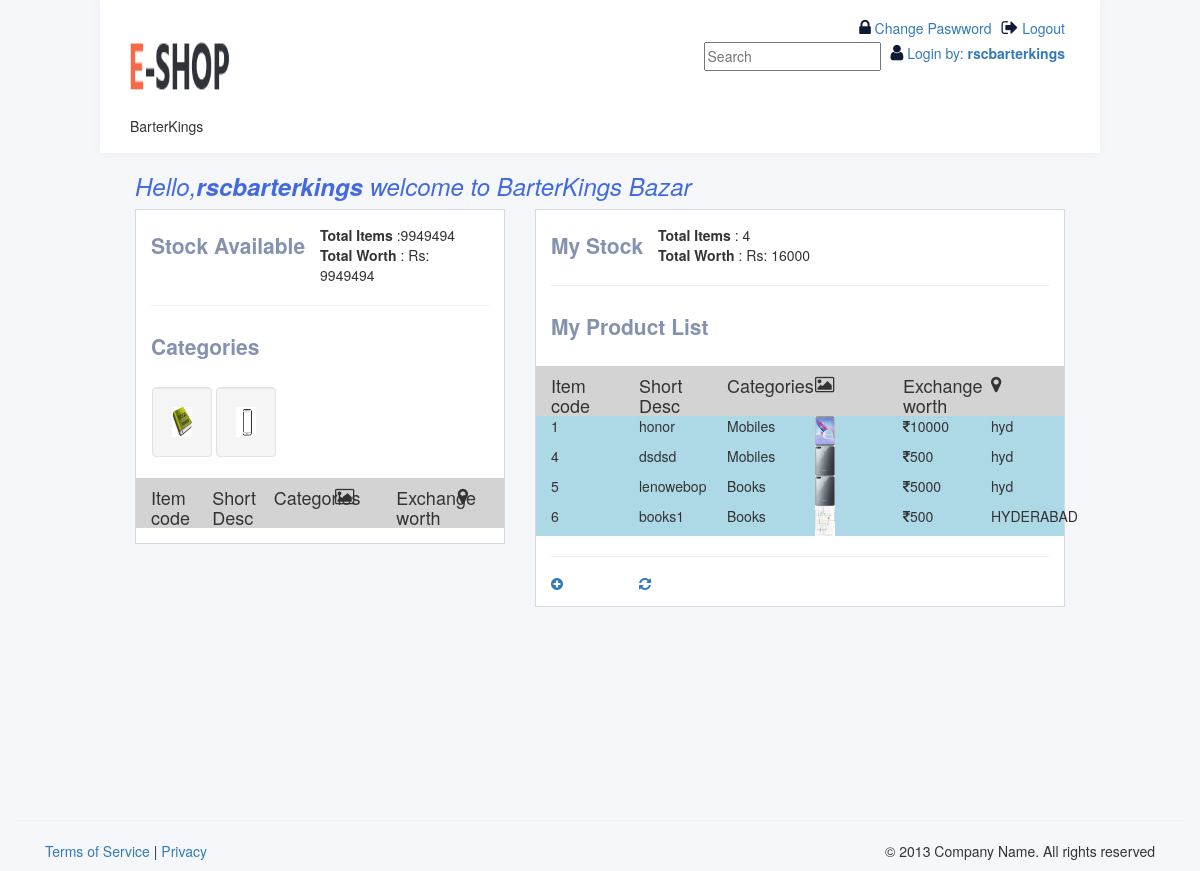
The page /myuserdashboard/ (signed in) on the database its author committed.
### categories/models.py (models this page shows, shortened)
class Category(models.Model):
    category_name = models.CharField(max_length=15, help_text='Category name')
    status = models.BooleanField(default=False)
    image = models.ImageField(upload_to='images')
    def __str__(self):
        return '{0}'.format(self.category_name)

class Items(models.Model):
    category = models.ForeignKey(Category)
    item_name = models.CharField(max_length=25, help_text='item short description')
    item_full_desc = models.CharField(max_length=200, help_text='item full description')
    price = models.PositiveIntegerField(help_text='Item price')
    location = models.CharField(max_length=50, help_text='Item location')
    months_used = models.PositiveSmallIntegerField(help_text='No of Years')
    years_used = models.PositiveSmallIntegerField(help_text='No of Months')
    itemuser = models.ForeignKey(User, null=True, blank=True)
    item_status = models.CharField(max_length=3, help_text='Current Item Status', choices=itemstatus_choice, default='A')
    item_image = models.ImageField(upload_to='myitems/', help_text='Upload item image 1',default='null')
    item_image2 = models.ImageField(upload_to='myitems/', help_text='Upload item image 2',default='null')

### home/views.py (the view)
# urls.py: url(r'myuserdashboard/', myuserdashboard ,name='myuserdashboard'),
@login_required
def myuserdashboard(request):
    cat = Category.objects.all()
    items = Items.objects.filter(itemuser=request.user)
    useritemscount = items.count()
    totcount = sum([tot.price for tot in items])
    heading = "My"
    return render(request, 'userdashboard.html',{'allcat':cat,'items':items,'useritemscount':useritemscount,'totcount':totcount,'heading':heading})

### templates/userdashboard.html (shortened to what this page needs)
<html>
<head>
</head>
{% load static %}
<link href="//maxcdn.bootstrapcdn.com/bootstrap/3.3.0/css/bootstrap.min.css" rel="stylesheet" id="bootstrap-css">
<link href="https://maxcdn.bootstrapcdn.com/font-awesome/4.6.3/css/font-awesome.min.css" rel="stylesheet">
<body class="home">
    <div class="container-fluid display-table">
        <div class="row display-table-row">
            <div class="col-md-10 col-sm-11 display-table-cell v-align">
                <div class="row">
                    <header>
                        <div class="col-md-7">
<img src="{% static 'admin/img/logo.png' %}" width='100' height='100'>
                   <div class="search hidden-xs hidden-sm">BarterKings
                            </div>
                        </div>
                        <div class="col-md-5">
                            <div class="header-rightside">
                                <ul class="list-inline header-top pull-right">
                                     <li><a href="{% url 'logout' %}"><i class="fa fa-sign-out"></i> Logout</a></li>
                                </ul>
                                <ul class="list-inline header-top pull-right">
                                     <li><a href="#"><i class="fa fa-lock"></i> Change Paswword</a></li>
                                </ul>
                                <ul class="list-inline header-top pull-right">
                                     <li><a href="#"><i class="fa fa-user"></i> Login by: <b>{{request.user}}</b></a></li>
                                </ul>
                                 <ul class="list-inline header-top pull-right">
                                   <li> <input type="text" placeholder="Search" id="search"></li>
                                 </ul>
                            </div>
                        </div>
                    </header>
                </div>
   <div class="user-dashboard">
                    <h3><i><font color='royalblue'>Hello,<b>{{request.user}}</b> welcome to BarterKings Bazar</font></i></h3>
                    <div class="row">
                        <div class="col-md-5 col-sm-5 col-xs-12 gutter">
                            <div class="sales">
                               <h2>Stock Available</h2>
                                <div  class="row">
                                                <div class="col-md-6">
                                                        <div class="countst">
                                                               <b>Total Items</b> :{%if useritemscount_cat%} {{useritemscount_cat}}{%else%}9949494{%endif%}
                                                        </div>
                                                </div>
                                                <div class="col-md-6">
                                                        <div class="countst">
                                                                <b>Total Worth</b> : Rs: {%if totcount_cat%} {{totcount_cat}}{%else%}9949494{%endif%}
                                                        </div>
                                                </div>
                                </div>
                                <hr>
                                <h2>Categories</h2><br><br><br>
                                <ul class="nav nav-pills">
                                {% for category in allcat %}
                                        <li style="padding: 1px;" class="catli">
                                                <div class="well">
                                                        <a href="{% url 'myuserdashboard_withargument' category.id %}"><img class="img img-thumbnails" width="20" height="30" src="{{ category.image.url }}" title="{{ category.category_name }}"></a>
                                                </div>
                                        </li>
                                {% endfor %}
                                </ul>
                             <div style="background-color: lightgrey;" class="row">
                                      <h4>  <div class="col-md-2 st"> Item code</div>
                                        <div class="col-md-2 st">Short Desc</div>
                                        <div class="col-md-2 st">Categories</div>
                                        <div class="col-md-2 st"><i class="fa fa-picture-o"></i></div>
                                        <div class="col-md-2 st">Exchange worth</div>
                                        <div class="col-md-2 st"><i class="fa fa-map-marker"></i></div>
                                        </h4>
                                </div>
                           </div>
                        </div>
                        <div class="col-md-7 col-sm-7 col-xs-12 gutter">
                            <div class="sales report">
                                <h2>{{heading}} Stock</h2>
                                <div  class="row">
                                                <div class="col-md-6">
                                                        <div class="countst">
                                                               <b>Total Items</b> : {{ useritemscount }}
                                                        </div>
                                                </div>
                                                <div class="col-md-6">
                                                        <div class="countst">
                                                                <b>Total Worth</b> : Rs: {{ totcount }}
                                                        </div>
                                                </div>
                                </div><hr><h2>{{heading}} Product List</h2><br><br><br>
                                <div style="background-color: lightgrey;" class="row">
                                      <h4>
                                        <div class="col-md-2 st"> Item code</div>
                                        <div class="col-md-2 st">Short Desc</div>
                                        <div class="col-md-2 st">Categories</div>
                                        <div class="col-md-2 st"><i class="fa fa-picture-o"></i></div>
                                        <div class="col-md-2 st">Exchange worth</div>
                                        <div class="col-md-2 st"><i class="fa fa-map-marker"></i></div>
                                        </h4>
                                </div>
                                  {% for useritems in items %}
                                <div style=" background-color: lightblue;" class="row">
                                        <div class="col-md-2">{{ useritems.id }}</div>
                                        <div class="col-md-2">{{ useritems.item_name }}</div>
                                        <div class="col-md-2">{{ useritems.category }}</div>
                                        <div class="col-md-2"> <img src="{{ useritems.item_image.url }}" alt="*" class="img img-thumbnails" width="20" height="30"></div>
                                        <div class="col-md-2"><i class="fa fa-rupee"></i>{{ useritems.price }}</div>
                                        <div class="col-md-2">{{ useritems.location }}</div>
                                </div>
                                        {% endfor %}<hr>
                                {% if heading != "All"%}
                                <div class="row">
                                        <div class="col-md-2 info"><a href="{% url 'additems' %}" title="add iteams"><i class="fa fa-plus-circle"></i></a> </div>
                                        <div class="col-md-2 "><a href="" title="give away"><i class="fa fa-refresh"></i></a></div>
                            </div>{%endif%}
                            </div>
                        </div>
                    </div>
                </div>
            </div>
        </div>
    </div>
</body>
<div class="container">
  <div class="row">
  <hr>
    <div class="col-lg-12">
      <div class="col-md-8">
        <a href="#">Terms of Service</a> | <a href="#">Privacy</a>
      </div>
      <div class="col-md-4">
        <p class="muted pull-right">© 2013 Company Name. All rights reserved</p>
      </div>
    </div>
  </div>
</div>

### templates/userdashboard.html (style rules this page uses)
a:focus,a:hover,a { outline:none; text-decoration: none; }
li,ul { list-style: none; padding: 0; margin: 0; }
.header-top i { font-size: 18px; }
.home { background: #f6f7fa; }
.display-table { display: table; padding: 0; height: 100%; width: 100%; }
.display-table-row { display: table-row; height: 100%; }
.display-table-cell { display: table-cell; float: none; height: 100%; }
.v-align { vertical-align: top; }
.header-top { margin: 0; padding-top: 2px; }
.header-top i { color: #0e1a35; }
.header-top li { display: inline-block; text-align: center; }
header { background: #ffffff none repeat scroll 0 0; box-shadow: 0 1px 12px rgba(0, 0, 0, 0.04); display: inline-block !important; line-height: 23px; padding: 15px; transition: all 0.5s ease 0s; width: 100%; -webkit-transition: all 0.5s ease; -moz-transition: all 0.5s ease; -o-transition: all 0.5s ease; transition: all 0.5s ease; }
.hidden-xs { -webkit-transition: all 0.5s ease; -moz-transition: all 0.5s ease; -o-transition: all 0.5s ease; transition: all 0.5s ease; }
.user-dashboard { padding: 0 20px; }
.sales { background: #ffffff none repeat scroll 0 0; border: 1px solid #d4d9e3; display: inline-block; padding: 15px; width: 100%; }
.sales h2 { color: #8492af; float: left; font-size: 21px; font-weight: 600; margin: 0; padding: 9px 0 0; }

### rows shown on the page
Category: image (picture)
Category: image (picture)
Items: id "1", item_name "honor", category "Mobiles", item_image (picture), price "10000", location "hyd"
Items: id "4", item_name "dsdsd", category "Mobiles", item_image (picture), price "500", location "hyd"
Items: id "5", item_name "lenowebop", category "Books", item_image (picture), price "5000", location "hyd"
Items: id "6", item_name "books1", category "Books", item_image (picture), price "500", location "HYDERABAD"

### other values the page prints
{{ request.user }} "rscbarterkings"
{{ heading }} "My"
{{ useritemscount }} "4"
{{ totcount }} "16000"
